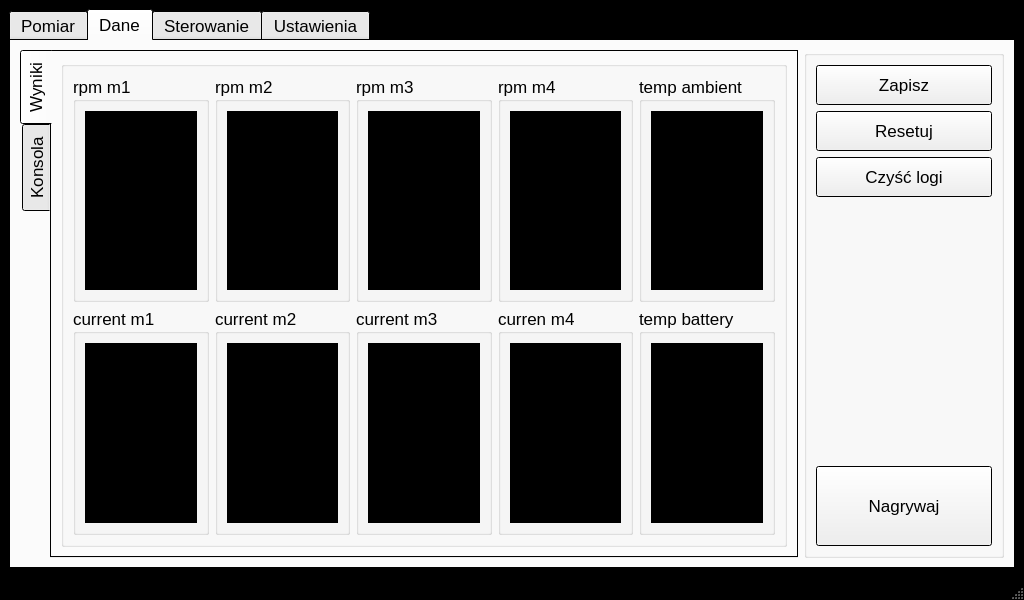
<?xml version="1.0" encoding="UTF-8"?>
<ui version="4.0">
 <class>MainWindow</class>
 <widget class="QMainWindow" name="MainWindow">
  <property name="geometry">
   <rect>
    <x>0</x>
    <y>0</y>
    <width>1024</width>
    <height>600</height>
   </rect>
  </property>
  <property name="sizePolicy">
   <sizepolicy hsizetype="Minimum" vsizetype="Minimum">
    <horstretch>0</horstretch>
    <verstretch>0</verstretch>
   </sizepolicy>
  </property>
  <property name="minimumSize">
   <size>
    <width>1024</width>
    <height>600</height>
   </size>
  </property>
  <property name="palette">
   <palette>
    <active>
     <colorrole role="Base">
      <brush brushstyle="SolidPattern">
       <color alpha="255">
        <red>0</red>
        <green>0</green>
        <blue>0</blue>
       </color>
      </brush>
     </colorrole>
     <colorrole role="Window">
      <brush brushstyle="SolidPattern">
       <color alpha="255">
        <red>0</red>
        <green>0</green>
        <blue>0</blue>
       </color>
      </brush>
     </colorrole>
    </active>
    <inactive>
     <colorrole role="Base">
      <brush brushstyle="SolidPattern">
       <color alpha="255">
        <red>0</red>
        <green>0</green>
        <blue>0</blue>
       </color>
      </brush>
     </colorrole>
     <colorrole role="Window">
      <brush brushstyle="SolidPattern">
       <color alpha="255">
        <red>0</red>
        <green>0</green>
        <blue>0</blue>
       </color>
      </brush>
     </colorrole>
    </inactive>
    <disabled>
     <colorrole role="Base">
      <brush brushstyle="SolidPattern">
       <color alpha="255">
        <red>0</red>
        <green>0</green>
        <blue>0</blue>
       </color>
      </brush>
     </colorrole>
     <colorrole role="Window">
      <brush brushstyle="SolidPattern">
       <color alpha="255">
        <red>0</red>
        <green>0</green>
        <blue>0</blue>
       </color>
      </brush>
     </colorrole>
    </disabled>
   </palette>
  </property>
  <property name="windowTitle">
   <string>MainWindow</string>
  </property>
  <widget class="QWidget" name="centralwidget">
   <layout class="QGridLayout" name="gridLayout_17">
    <item row="0" column="0">
     <widget class="QTabWidget" name="tabWidget">
      <property name="palette">
       <palette>
        <active>
         <colorrole role="Base">
          <brush brushstyle="SolidPattern">
           <color alpha="255">
            <red>0</red>
            <green>0</green>
            <blue>0</blue>
           </color>
          </brush>
         </colorrole>
         <colorrole role="Window">
          <brush brushstyle="SolidPattern">
           <color alpha="255">
            <red>0</red>
            <green>0</green>
            <blue>0</blue>
           </color>
          </brush>
         </colorrole>
        </active>
        <inactive>
         <colorrole role="Base">
          <brush brushstyle="SolidPattern">
           <color alpha="255">
            <red>0</red>
            <green>0</green>
            <blue>0</blue>
           </color>
          </brush>
         </colorrole>
         <colorrole role="Window">
          <brush brushstyle="SolidPattern">
           <color alpha="255">
            <red>0</red>
            <green>0</green>
            <blue>0</blue>
           </color>
          </brush>
         </colorrole>
        </inactive>
        <disabled>
         <colorrole role="Base">
          <brush brushstyle="SolidPattern">
           <color alpha="255">
            <red>0</red>
            <green>0</green>
            <blue>0</blue>
           </color>
          </brush>
         </colorrole>
         <colorrole role="Window">
          <brush brushstyle="SolidPattern">
           <color alpha="255">
            <red>0</red>
            <green>0</green>
            <blue>0</blue>
           </color>
          </brush>
         </colorrole>
        </disabled>
       </palette>
      </property>
      <property name="font">
       <font>
        <pointsize>13</pointsize>
       </font>
      </property>
      <property name="currentIndex">
       <number>1</number>
      </property>
      <property name="elideMode">
       <enum>Qt::ElideNone</enum>
      </property>
      <property name="movable">
       <bool>true</bool>
      </property>
      <property name="tabBarAutoHide">
       <bool>true</bool>
      </property>
      <widget class="QWidget" name="tab">
       <attribute name="title">
        <string>Pomiar</string>
       </attribute>
       <layout class="QHBoxLayout" name="horizontalLayout_2">
        <item>
         <layout class="QGridLayout" name="gridLayout_main">
          <item row="0" column="0">
           <widget class="Line" name="line">
            <property name="orientation">
             <enum>Qt::Horizontal</enum>
            </property>
           </widget>
          </item>
          <item row="1" column="0">
           <widget class="Line" name="line_2">
            <property name="orientation">
             <enum>Qt::Horizontal</enum>
            </property>
           </widget>
          </item>
         </layout>
        </item>
       </layout>
      </widget>
      <widget class="QWidget" name="tab_4">
       <attribute name="title">
        <string>Dane</string>
       </attribute>
       <layout class="QGridLayout" name="gridLayout_3">
        <item row="0" column="1">
         <widget class="QGroupBox" name="groupBox">
          <property name="minimumSize">
           <size>
            <width>200</width>
            <height>0</height>
           </size>
          </property>
          <property name="maximumSize">
           <size>
            <width>200</width>
            <height>16777215</height>
           </size>
          </property>
          <property name="title">
           <string/>
          </property>
          <layout class="QGridLayout" name="gridLayout">
           <item row="3" column="0">
            <spacer name="verticalSpacer_3">
             <property name="orientation">
              <enum>Qt::Vertical</enum>
             </property>
             <property name="sizeHint" stdset="0">
              <size>
               <width>20</width>
               <height>40</height>
              </size>
             </property>
            </spacer>
           </item>
           <item row="1" column="0">
            <widget class="QPushButton" name="resetDataButton">
             <property name="minimumSize">
              <size>
               <width>0</width>
               <height>40</height>
              </size>
             </property>
             <property name="text">
              <string>Resetuj</string>
             </property>
            </widget>
           </item>
           <item row="0" column="0">
            <widget class="QPushButton" name="exportDataButton">
             <property name="minimumSize">
              <size>
               <width>0</width>
               <height>40</height>
              </size>
             </property>
             <property name="text">
              <string>Zapisz</string>
             </property>
            </widget>
           </item>
           <item row="2" column="0">
            <widget class="QPushButton" name="clearLogBoxButton">
             <property name="minimumSize">
              <size>
               <width>0</width>
               <height>40</height>
              </size>
             </property>
             <property name="text">
              <string>Czyść logi</string>
             </property>
            </widget>
           </item>
           <item row="4" column="0">
            <widget class="QPushButton" name="recordDataButton">
             <property name="minimumSize">
              <size>
               <width>0</width>
               <height>80</height>
              </size>
             </property>
             <property name="palette">
              <palette>
               <active>
                <colorrole role="Base">
                 <brush brushstyle="SolidPattern">
                  <color alpha="255">
                   <red>0</red>
                   <green>0</green>
                   <blue>0</blue>
                  </color>
                 </brush>
                </colorrole>
                <colorrole role="Window">
                 <brush brushstyle="SolidPattern">
                  <color alpha="255">
                   <red>0</red>
                   <green>0</green>
                   <blue>0</blue>
                  </color>
                 </brush>
                </colorrole>
               </active>
               <inactive>
                <colorrole role="Base">
                 <brush brushstyle="SolidPattern">
                  <color alpha="255">
                   <red>0</red>
                   <green>0</green>
                   <blue>0</blue>
                  </color>
                 </brush>
                </colorrole>
                <colorrole role="Window">
                 <brush brushstyle="SolidPattern">
                  <color alpha="255">
                   <red>0</red>
                   <green>0</green>
                   <blue>0</blue>
                  </color>
                 </brush>
                </colorrole>
               </inactive>
               <disabled>
                <colorrole role="Base">
                 <brush brushstyle="SolidPattern">
                  <color alpha="255">
                   <red>0</red>
                   <green>0</green>
                   <blue>0</blue>
                  </color>
                 </brush>
                </colorrole>
                <colorrole role="Window">
                 <brush brushstyle="SolidPattern">
                  <color alpha="255">
                   <red>0</red>
                   <green>0</green>
                   <blue>0</blue>
                  </color>
                 </brush>
                </colorrole>
               </disabled>
              </palette>
             </property>
             <property name="text">
              <string>Nagrywaj</string>
             </property>
            </widget>
           </item>
          </layout>
         </widget>
        </item>
        <item row="0" column="0">
         <widget class="QTabWidget" name="tabWidget_2">
          <property name="tabPosition">
           <enum>QTabWidget::West</enum>
          </property>
          <property name="currentIndex">
           <number>0</number>
          </property>
          <widget class="QWidget" name="tab_5">
           <attribute name="title">
            <string>Wyniki</string>
           </attribute>
           <layout class="QGridLayout" name="gridLayout_14">
            <item row="0" column="0">
             <widget class="QGroupBox" name="groupBox_2">
              <property name="title">
               <string/>
              </property>
              <layout class="QGridLayout" name="gridLayout_4">
               <item row="1" column="9">
                <widget class="QGroupBox" name="groupBox_4">
                 <property name="minimumSize">
                  <size>
                   <width>0</width>
                   <height>0</height>
                  </size>
                 </property>
                 <property name="title">
                  <string>current m1</string>
                 </property>
                 <layout class="QHBoxLayout" name="horizontalLayout">
                  <item>
                   <widget class="QTextBrowser" name="textBrowser_current_m1">
                    <property name="verticalScrollBarPolicy">
                     <enum>Qt::ScrollBarAlwaysOff</enum>
                    </property>
                   </widget>
                  </item>
                 </layout>
                </widget>
               </item>
               <item row="0" column="9">
                <widget class="QGroupBox" name="groupBox_3">
                 <property name="minimumSize">
                  <size>
                   <width>0</width>
                   <height>0</height>
                  </size>
                 </property>
                 <property name="title">
                  <string>rpm m1</string>
                 </property>
                 <layout class="QGridLayout" name="gridLayout_5">
                  <item row="1" column="0">
                   <widget class="QTextBrowser" name="textBrowser_rpm_m1">
                    <property name="verticalScrollBarPolicy">
                     <enum>Qt::ScrollBarAlwaysOff</enum>
                    </property>
                   </widget>
                  </item>
                 </layout>
                </widget>
               </item>
               <item row="1" column="13">
                <widget class="QGroupBox" name="groupBox_12">
                 <property name="minimumSize">
                  <size>
                   <width>0</width>
                   <height>0</height>
                  </size>
                 </property>
                 <property name="title">
                  <string>temp battery</string>
                 </property>
                 <layout class="QGridLayout" name="gridLayout_13">
                  <item row="0" column="0">
                   <widget class="QTextBrowser" name="textBrowser_ambient_temperature">
                    <property name="verticalScrollBarPolicy">
                     <enum>Qt::ScrollBarAlwaysOff</enum>
                    </property>
                   </widget>
                  </item>
                 </layout>
                </widget>
               </item>
               <item row="1" column="11">
                <widget class="QGroupBox" name="groupBox_8">
                 <property name="minimumSize">
                  <size>
                   <width>0</width>
                   <height>0</height>
                  </size>
                 </property>
                 <property name="title">
                  <string>current m3</string>
                 </property>
                 <layout class="QGridLayout" name="gridLayout_9">
                  <item row="0" column="0">
                   <widget class="QTextBrowser" name="textBrowser_current_m3">
                    <property name="verticalScrollBarPolicy">
                     <enum>Qt::ScrollBarAlwaysOff</enum>
                    </property>
                   </widget>
                  </item>
                 </layout>
                </widget>
               </item>
               <item row="1" column="12">
                <widget class="QGroupBox" name="groupBox_9">
                 <property name="minimumSize">
                  <size>
                   <width>0</width>
                   <height>0</height>
                  </size>
                 </property>
                 <property name="title">
                  <string>curren m4</string>
                 </property>
                 <layout class="QGridLayout" name="gridLayout_11">
                  <item row="0" column="0">
                   <widget class="QTextBrowser" name="textBrowser_current_m4">
                    <property name="verticalScrollBarPolicy">
                     <enum>Qt::ScrollBarAlwaysOff</enum>
                    </property>
                   </widget>
                  </item>
                 </layout>
                </widget>
               </item>
               <item row="0" column="13">
                <widget class="QGroupBox" name="groupBox_11">
                 <property name="minimumSize">
                  <size>
                   <width>0</width>
                   <height>0</height>
                  </size>
                 </property>
                 <property name="title">
                  <string>temp ambient</string>
                 </property>
                 <layout class="QGridLayout" name="gridLayout_12">
                  <item row="0" column="0">
                   <widget class="QTextBrowser" name="textBrowser_battery_temperature">
                    <property name="verticalScrollBarPolicy">
                     <enum>Qt::ScrollBarAlwaysOff</enum>
                    </property>
                   </widget>
                  </item>
                 </layout>
                </widget>
               </item>
               <item row="0" column="12">
                <widget class="QGroupBox" name="groupBox_10">
                 <property name="minimumSize">
                  <size>
                   <width>0</width>
                   <height>0</height>
                  </size>
                 </property>
                 <property name="title">
                  <string>rpm m4</string>
                 </property>
                 <layout class="QGridLayout" name="gridLayout_10">
                  <item row="0" column="0">
                   <widget class="QTextBrowser" name="textBrowser_rpm_m4">
                    <property name="verticalScrollBarPolicy">
                     <enum>Qt::ScrollBarAlwaysOff</enum>
                    </property>
                   </widget>
                  </item>
                 </layout>
                </widget>
               </item>
               <item row="0" column="11">
                <widget class="QGroupBox" name="groupBox_7">
                 <property name="minimumSize">
                  <size>
                   <width>0</width>
                   <height>0</height>
                  </size>
                 </property>
                 <property name="title">
                  <string>rpm m3</string>
                 </property>
                 <layout class="QGridLayout" name="gridLayout_8">
                  <item row="0" column="0">
                   <widget class="QTextBrowser" name="textBrowser_rpm_m3">
                    <property name="verticalScrollBarPolicy">
                     <enum>Qt::ScrollBarAlwaysOff</enum>
                    </property>
                   </widget>
                  </item>
                 </layout>
                </widget>
               </item>
               <item row="0" column="10">
                <widget class="QGroupBox" name="groupBox_5">
                 <property name="minimumSize">
                  <size>
                   <width>0</width>
                   <height>0</height>
                  </size>
                 </property>
                 <property name="title">
                  <string>rpm m2</string>
                 </property>
                 <layout class="QGridLayout" name="gridLayout_6">
                  <item row="0" column="0">
                   <widget class="QTextBrowser" name="textBrowser_rpm_m2">
                    <property name="verticalScrollBarPolicy">
                     <enum>Qt::ScrollBarAlwaysOff</enum>
                    </property>
                   </widget>
                  </item>
                 </layout>
                </widget>
               </item>
               <item row="1" column="10">
                <widget class="QGroupBox" name="groupBox_6">
                 <property name="minimumSize">
                  <size>
                   <width>0</width>
                   <height>0</height>
                  </size>
                 </property>
                 <property name="title">
                  <string>current m2</string>
                 </property>
                 <layout class="QGridLayout" name="gridLayout_7">
                  <item row="0" column="0">
                   <widget class="QTextBrowser" name="textBrowser_current_m2">
                    <property name="verticalScrollBarPolicy">
                     <enum>Qt::ScrollBarAlwaysOff</enum>
                    </property>
                   </widget>
                  </item>
                 </layout>
                </widget>
               </item>
              </layout>
             </widget>
            </item>
           </layout>
          </widget>
          <widget class="QWidget" name="tab_6">
           <attribute name="title">
            <string>Konsola</string>
           </attribute>
           <layout class="QGridLayout" name="gridLayout_25">
            <item row="0" column="0">
             <widget class="QGroupBox" name="groupBox_13">
              <property name="title">
               <string/>
              </property>
              <layout class="QGridLayout" name="gridLayout_15">
               <item row="0" column="9">
                <widget class="QGroupBox" name="groupBox_19">
                 <property name="minimumSize">
                  <size>
                   <width>0</width>
                   <height>0</height>
                  </size>
                 </property>
                 <property name="title">
                  <string/>
                 </property>
                 <layout class="QGridLayout" name="gridLayout_20">
                  <item row="0" column="0">
                   <widget class="QTextBrowser" name="textBrowser_console">
                    <property name="verticalScrollBarPolicy">
                     <enum>Qt::ScrollBarAlwaysOff</enum>
                    </property>
                   </widget>
                  </item>
                 </layout>
                </widget>
               </item>
              </layout>
             </widget>
            </item>
           </layout>
          </widget>
         </widget>
        </item>
       </layout>
      </widget>
      <widget class="QWidget" name="tab_2">
       <attribute name="title">
        <string>Sterowanie</string>
       </attribute>
       <layout class="QGridLayout" name="gridLayout_2">
        <item row="1" column="1">
         <widget class="Line" name="line_3">
          <property name="orientation">
           <enum>Qt::Vertical</enum>
          </property>
         </widget>
        </item>
        <item row="0" column="0">
         <widget class="QGroupBox" name="groupBox_15">
          <property name="title">
           <string/>
          </property>
          <layout class="QGridLayout" name="gridLayout_16">
           <item row="0" column="1">
            <widget class="QGroupBox" name="groupBox_17">
             <property name="maximumSize">
              <size>
               <width>1000</width>
               <height>16777215</height>
              </size>
             </property>
             <property name="title">
              <string>Badanie</string>
             </property>
             <layout class="QGridLayout" name="gridLayout_41">
              <item row="1" column="0">
               <widget class="QLabel" name="label_30">
                <property name="text">
                 <string>Krok ciągu [%]</string>
                </property>
               </widget>
              </item>
              <item row="4" column="1">
               <widget class="QComboBox" name="comboBox">
                <property name="minimumSize">
                 <size>
                  <width>120</width>
                  <height>0</height>
                 </size>
                </property>
                <property name="maximumSize">
                 <size>
                  <width>200</width>
                  <height>16777215</height>
                 </size>
                </property>
               </widget>
              </item>
              <item row="5" column="0">
               <widget class="QLabel" name="label_34">
                <property name="text">
                 <string>Zapisz po zakończeniu</string>
                </property>
               </widget>
              </item>
              <item row="3" column="1">
               <widget class="QLineEdit" name="lineEdit_4">
                <property name="minimumSize">
                 <size>
                  <width>120</width>
                  <height>0</height>
                 </size>
                </property>
                <property name="maximumSize">
                 <size>
                  <width>200</width>
                  <height>16777215</height>
                 </size>
                </property>
               </widget>
              </item>
              <item row="4" column="0">
               <widget class="QLabel" name="label_32">
                <property name="text">
                 <string>Odwróć przy max</string>
                </property>
               </widget>
              </item>
              <item row="0" column="0">
               <widget class="QLabel" name="label_29">
                <property name="text">
                 <string>Krok czasu [s]</string>
                </property>
               </widget>
              </item>
              <item row="5" column="1">
               <widget class="QComboBox" name="comboBox_2">
                <property name="minimumSize">
                 <size>
                  <width>120</width>
                  <height>0</height>
                 </size>
                </property>
                <property name="maximumSize">
                 <size>
                  <width>200</width>
                  <height>16777215</height>
                 </size>
                </property>
               </widget>
              </item>
              <item row="3" column="0">
               <widget class="QLabel" name="label_31">
                <property name="text">
                 <string>Liczba kroków</string>
                </property>
               </widget>
              </item>
              <item row="0" column="1">
               <widget class="QLineEdit" name="lineEdit">
                <property name="minimumSize">
                 <size>
                  <width>120</width>
                  <height>0</height>
                 </size>
                </property>
                <property name="maximumSize">
                 <size>
                  <width>200</width>
                  <height>16777215</height>
                 </size>
                </property>
               </widget>
              </item>
              <item row="2" column="1">
               <widget class="QLineEdit" name="lineEdit_3">
                <property name="minimumSize">
                 <size>
                  <width>120</width>
                  <height>0</height>
                 </size>
                </property>
                <property name="maximumSize">
                 <size>
                  <width>200</width>
                  <height>16777215</height>
                 </size>
                </property>
               </widget>
              </item>
              <item row="1" column="1">
               <widget class="QLineEdit" name="lineEdit_2">
                <property name="minimumSize">
                 <size>
                  <width>120</width>
                  <height>0</height>
                 </size>
                </property>
                <property name="maximumSize">
                 <size>
                  <width>200</width>
                  <height>16777215</height>
                 </size>
                </property>
               </widget>
              </item>
              <item row="2" column="0">
               <widget class="QLabel" name="label_33">
                <property name="maximumSize">
                 <size>
                  <width>300</width>
                  <height>16777215</height>
                 </size>
                </property>
                <property name="text">
                 <string>Max ciąg [%]</string>
                </property>
               </widget>
              </item>
             </layout>
            </widget>
           </item>
           <item row="0" column="0">
            <widget class="QGroupBox" name="groupBox_16">
             <property name="title">
              <string>Zdalne sterowanie</string>
             </property>
             <layout class="QGridLayout" name="gridLayout_18">
              <item row="1" column="5">
               <widget class="Line" name="line_77">
                <property name="orientation">
                 <enum>Qt::Horizontal</enum>
                </property>
               </widget>
              </item>
              <item row="2" column="6">
               <widget class="QSlider" name="motor3Slider">
                <property name="maximum">
                 <number>100</number>
                </property>
                <property name="singleStep">
                 <number>10</number>
                </property>
                <property name="orientation">
                 <enum>Qt::Vertical</enum>
                </property>
               </widget>
              </item>
              <item row="2" column="0">
               <widget class="Line" name="line_75">
                <property name="minimumSize">
                 <size>
                  <width>100</width>
                  <height>0</height>
                 </size>
                </property>
                <property name="maximumSize">
                 <size>
                  <width>1000</width>
                  <height>16777215</height>
                 </size>
                </property>
                <property name="orientation">
                 <enum>Qt::Horizontal</enum>
                </property>
               </widget>
              </item>
              <item row="2" column="4">
               <widget class="QSlider" name="motor2Slider">
                <property name="maximum">
                 <number>100</number>
                </property>
                <property name="singleStep">
                 <number>10</number>
                </property>
                <property name="orientation">
                 <enum>Qt::Vertical</enum>
                </property>
               </widget>
              </item>
              <item row="2" column="2">
               <widget class="QSlider" name="motor1Slider">
                <property name="minimumSize">
                 <size>
                  <width>0</width>
                  <height>0</height>
                 </size>
                </property>
                <property name="maximum">
                 <number>100</number>
                </property>
                <property name="singleStep">
                 <number>10</number>
                </property>
                <property name="pageStep">
                 <number>10</number>
                </property>
                <property name="orientation">
                 <enum>Qt::Vertical</enum>
                </property>
               </widget>
              </item>
              <item row="0" column="2">
               <widget class="Line" name="line_6">
                <property name="minimumSize">
                 <size>
                  <width>0</width>
                  <height>60</height>
                 </size>
                </property>
                <property name="orientation">
                 <enum>Qt::Vertical</enum>
                </property>
               </widget>
              </item>
              <item row="1" column="8">
               <widget class="QLabel" name="motor4ControlLabel">
                <property name="minimumSize">
                 <size>
                  <width>44</width>
                  <height>0</height>
                 </size>
                </property>
                <property name="text">
                 <string>0%</string>
                </property>
               </widget>
              </item>
              <item row="0" column="4">
               <widget class="Line" name="line_7">
                <property name="orientation">
                 <enum>Qt::Vertical</enum>
                </property>
               </widget>
              </item>
              <item row="1" column="3">
               <widget class="Line" name="line_76">
                <property name="orientation">
                 <enum>Qt::Horizontal</enum>
                </property>
               </widget>
              </item>
              <item row="1" column="7">
               <widget class="Line" name="line_78">
                <property name="orientation">
                 <enum>Qt::Horizontal</enum>
                </property>
               </widget>
              </item>
              <item row="3" column="8">
               <widget class="QLabel" name="label_4">
                <property name="text">
                 <string>m4</string>
                </property>
               </widget>
              </item>
              <item row="2" column="8">
               <widget class="QSlider" name="motor4Slider">
                <property name="maximum">
                 <number>100</number>
                </property>
                <property name="singleStep">
                 <number>10</number>
                </property>
                <property name="orientation">
                 <enum>Qt::Vertical</enum>
                </property>
               </widget>
              </item>
              <item row="4" column="8">
               <widget class="Line" name="line_13">
                <property name="minimumSize">
                 <size>
                  <width>0</width>
                  <height>60</height>
                 </size>
                </property>
                <property name="orientation">
                 <enum>Qt::Vertical</enum>
                </property>
               </widget>
              </item>
              <item row="0" column="8">
               <widget class="Line" name="line_9">
                <property name="orientation">
                 <enum>Qt::Vertical</enum>
                </property>
               </widget>
              </item>
              <item row="3" column="4">
               <widget class="QLabel" name="label_2">
                <property name="text">
                 <string>m2</string>
                </property>
               </widget>
              </item>
              <item row="0" column="6">
               <widget class="Line" name="line_8">
                <property name="orientation">
                 <enum>Qt::Vertical</enum>
                </property>
               </widget>
              </item>
              <item row="1" column="6">
               <widget class="QLabel" name="motor3ControlLabel">
                <property name="minimumSize">
                 <size>
                  <width>44</width>
                  <height>0</height>
                 </size>
                </property>
                <property name="text">
                 <string>0%</string>
                </property>
               </widget>
              </item>
              <item row="1" column="4">
               <widget class="QLabel" name="motor2ControlLabel">
                <property name="minimumSize">
                 <size>
                  <width>44</width>
                  <height>0</height>
                 </size>
                </property>
                <property name="text">
                 <string>0%</string>
                </property>
               </widget>
              </item>
              <item row="3" column="2">
               <widget class="QLabel" name="label">
                <property name="text">
                 <string>m1</string>
                </property>
               </widget>
              </item>
              <item row="2" column="10">
               <widget class="Line" name="line_74">
                <property name="minimumSize">
                 <size>
                  <width>100</width>
                  <height>0</height>
                 </size>
                </property>
                <property name="maximumSize">
                 <size>
                  <width>1000</width>
                  <height>16777215</height>
                 </size>
                </property>
                <property name="orientation">
                 <enum>Qt::Horizontal</enum>
                </property>
               </widget>
              </item>
              <item row="4" column="6">
               <widget class="Line" name="line_12">
                <property name="orientation">
                 <enum>Qt::Vertical</enum>
                </property>
               </widget>
              </item>
              <item row="4" column="4">
               <widget class="Line" name="line_11">
                <property name="orientation">
                 <enum>Qt::Vertical</enum>
                </property>
               </widget>
              </item>
              <item row="1" column="2">
               <widget class="QLabel" name="motor1ControlLabel">
                <property name="minimumSize">
                 <size>
                  <width>44</width>
                  <height>0</height>
                 </size>
                </property>
                <property name="text">
                 <string>0%</string>
                </property>
               </widget>
              </item>
              <item row="2" column="1">
               <widget class="Line" name="line_79">
                <property name="orientation">
                 <enum>Qt::Horizontal</enum>
                </property>
               </widget>
              </item>
              <item row="3" column="6">
               <widget class="QLabel" name="label_3">
                <property name="text">
                 <string>m3</string>
                </property>
               </widget>
              </item>
              <item row="4" column="2">
               <widget class="Line" name="line_10">
                <property name="minimumSize">
                 <size>
                  <width>0</width>
                  <height>60</height>
                 </size>
                </property>
                <property name="autoFillBackground">
                 <bool>false</bool>
                </property>
                <property name="orientation">
                 <enum>Qt::Vertical</enum>
                </property>
               </widget>
              </item>
              <item row="2" column="9">
               <widget class="Line" name="line_80">
                <property name="orientation">
                 <enum>Qt::Horizontal</enum>
                </property>
               </widget>
              </item>
             </layout>
            </widget>
           </item>
           <item row="1" column="0">
            <widget class="QGroupBox" name="groupBox_18">
             <property name="title">
              <string/>
             </property>
             <layout class="QGridLayout" name="gridLayout_19">
              <item row="0" column="0">
               <widget class="QPushButton" name="slidersButton">
                <property name="text">
                 <string>Razem</string>
                </property>
               </widget>
              </item>
              <item row="0" column="1">
               <widget class="Line" name="line_4">
                <property name="orientation">
                 <enum>Qt::Horizontal</enum>
                </property>
               </widget>
              </item>
             </layout>
            </widget>
           </item>
           <item row="1" column="1">
            <widget class="QGroupBox" name="groupBox_14">
             <property name="title">
              <string/>
             </property>
             <layout class="QGridLayout" name="gridLayout_42">
              <item row="0" column="0">
               <widget class="QPushButton" name="pushButton">
                <property name="text">
                 <string>Rozpocznij</string>
                </property>
               </widget>
              </item>
              <item row="0" column="1">
               <widget class="Line" name="line_5">
                <property name="orientation">
                 <enum>Qt::Horizontal</enum>
                </property>
               </widget>
              </item>
             </layout>
            </widget>
           </item>
          </layout>
         </widget>
        </item>
       </layout>
      </widget>
      <widget class="QWidget" name="tab_3">
       <attribute name="title">
        <string>Ustawienia</string>
       </attribute>
       <widget class="QComboBox" name="maxMotorSignalBox">
        <property name="geometry">
         <rect>
          <x>30</x>
          <y>70</y>
          <width>82</width>
          <height>28</height>
         </rect>
        </property>
        <item>
         <property name="text">
          <string>40</string>
         </property>
        </item>
        <item>
         <property name="text">
          <string>50</string>
         </property>
        </item>
        <item>
         <property name="text">
          <string>60</string>
         </property>
        </item>
        <item>
         <property name="text">
          <string>70</string>
         </property>
        </item>
        <item>
         <property name="text">
          <string>80</string>
         </property>
        </item>
        <item>
         <property name="text">
          <string>90</string>
         </property>
        </item>
        <item>
         <property name="text">
          <string>100</string>
         </property>
        </item>
       </widget>
       <widget class="QPushButton" name="saveSettingsButton">
        <property name="geometry">
         <rect>
          <x>50</x>
          <y>350</y>
          <width>83</width>
          <height>29</height>
         </rect>
        </property>
        <property name="text">
         <string>PushButton</string>
        </property>
       </widget>
      </widget>
     </widget>
    </item>
   </layout>
  </widget>
  <widget class="QMenuBar" name="menubar">
   <property name="geometry">
    <rect>
     <x>0</x>
     <y>0</y>
     <width>1024</width>
     <height>23</height>
    </rect>
   </property>
  </widget>
  <widget class="QStatusBar" name="statusbar"/>
 </widget>
 <resources/>
 <connections/>
</ui>
